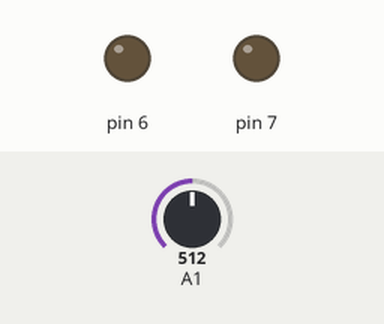
The sketch below on a simulated Arduino Uno, built with avr-gcc and run on an emulated ATmega328P. Shown: output pins drawn as LEDs (lit = HIGH). Inputs (shaded band) come from the test bench; at power-on: A1 = 512. What the sketch prints to the serial monitor is not drawn.

Above: at 0.7 s.
At 3.6 s:
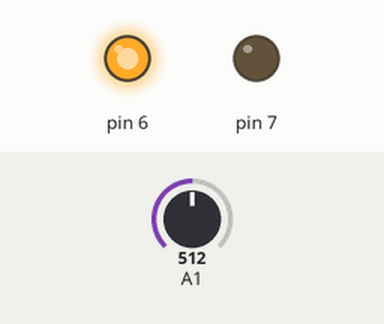
At 9.0 s:
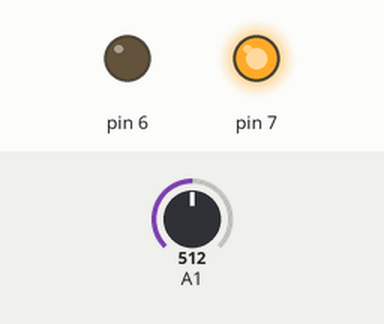
Timing chart, 0 to 12.1 s (numbered marks = the images above):
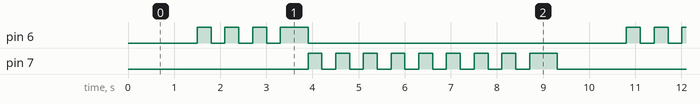

The sketch:

two-leds-as-display.ino
```cpp
unsigned long time1;
unsigned long previousTime;
bool enterFunction = true;
unsigned long time2;
unsigned long previousTime2;
bool enterFunction2 = true;
bool blinkingtens= false;
bool enteredtens= false;
int doubletens= 0;
bool blinkingunits = false;
bool enteredunit = false;
int doubleunit = 0;
int unit = 0;
int tens = 0;
bool waittime = true;
bool startedwait = false;
long elapsedtime;
int analoginput;

int digituponentering = 1;


void setup() {

  Serial.begin(9600);
  pinMode(6, OUTPUT);
  pinMode(7, OUTPUT);
}

void loop() {

  time1 = micros();
  time2 = micros();
  if (enterFunction == true) {
    previousTime = time1;

    // Start your code below
    //-----------------------

    if(blinkingtens == true && blinkingunits == false){
      digitalWrite(7, LOW);
      if(enteredtens == false){
        enteredtens = true;
        doubletens = 2 * tens;
        if(doubletens == 0){
          doubletens= 1;
        }
      }
      doubletens --;
      if(doubletens != 0){
        digitalWrite(6, !digitalRead(6));
      }else{
        blinkingunits = true;
        blinkingtens = false;
      }

    }else if(blinkingunits == true && blinkingtens == false){
      digitalWrite(6, LOW);
      blinkingtens= false;
      if(enteredunit == false){
        enteredunit = true;
        doubleunit = 2 * unit;
        if(doubleunit == 0){
          doubleunit= 1;
        }
      }
      doubleunit --;
      if(doubleunit != 0){
        digitalWrite(7, !digitalRead(7));
      }else{
        waittime = true;
        blinkingunits = false;
        startedwait = true;
      }

    }else if(waittime == true){
      if(startedwait == true){
        digitalWrite(6, LOW);
        digitalWrite(7, LOW);
        startedwait = false;
        elapsedtime = millis();
      }
      if(millis() - elapsedtime > 698){
        waittime = false;
      }

    }else{
      blinkingtens= true;
      enteredtens = false;
      enteredunit = false;
    }

    //-----------------------
    // End of your code
  }

  if (enterFunction2 == true && waittime == true) { //Enter this function every xx milisseconds and IF LEDs are not blinking
    previousTime2 = time2;

    // Le o sensor algumas vezes
    analoginput= map(analogRead(A1), 0, 1023, 0, 99);
    Serial.println(analoginput);

    if(analoginput < 10){
      tens= 0;
      unit= analoginput;
    }else if(analoginput >= 10 && analoginput < 20){
       tens= 1;
       unit= analoginput - 10;
    }else if(analoginput >= 20 && analoginput < 30){
      tens= 2;
      unit= analoginput - 20;
    }else if(analoginput >= 30 && analoginput < 40){
      tens= 3;
      unit= analoginput - 30;
    }else if(analoginput >= 40 && analoginput < 50){
      tens= 4;
      unit= analoginput - 40;
    }else if(analoginput >= 50 && analoginput < 60){
      tens= 5;
      unit= analoginput - 50;
    }else if(analoginput >= 60 && analoginput < 70){
      tens= 6;
      unit= analoginput - 60;
    }else if(analoginput >= 70 && analoginput < 80){
      tens= 7;
      unit= analoginput - 70;
    }else if(analoginput >= 80 && analoginput < 90){
      tens= 8;
      unit= analoginput - 80;
    }else if(analoginput >= 90 && analoginput < 100){
      tens= 9;
      unit= analoginput - 90;
    }else{
      tens= 0;
      unit= 0;
    }
  }


  // The DELAY time is adjusted in the constant below >>
  if (time1 - previousTime < 299990) { // 1 million microsencods= 1 second delay
    /* I have actually used 0.999990 seconds, in a trial to compensate the time that
       this IF function takes to be executed. this is really a point that
       need improvement in my code */
    enterFunction = false;
  }
  else {
    enterFunction = true;
  }
  if (time2 - previousTime2 < 49990) { // 1 million microsencods= 1 second delay
    /* I have actually used 0.999990 seconds, in a trial to compensate the time that
       this IF function takes to be executed. this is really a point that
       need improvement in my code */
    enterFunction2 = false;
  }
  else {
    enterFunction2 = true;
  }

}
```

Measured:
- by itself, pin 6: repeats every 9.3 s: 2 × (LOW 0.30 s, HIGH 0.30 s), LOW 0.30 s, HIGH 0.60 s, LOW 6.9 s, HIGH 0.30 s
- by itself, pin 7: repeats every 9.3 s: 7 × (LOW 0.30 s, HIGH 0.30 s), LOW 0.30 s, HIGH 0.60 s, LOW 3.9 s, HIGH 0.30 s
- by itself, everything shown: repeats every 9.3 s, in 25 steps
